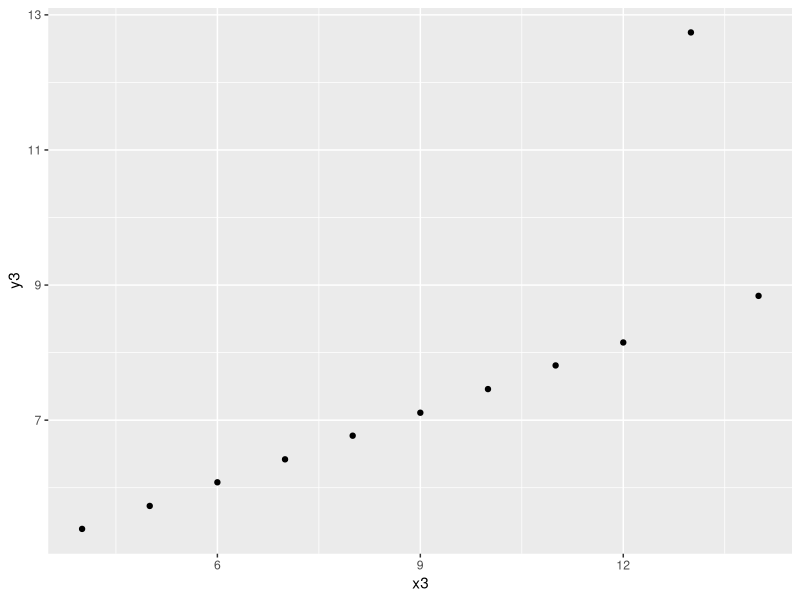
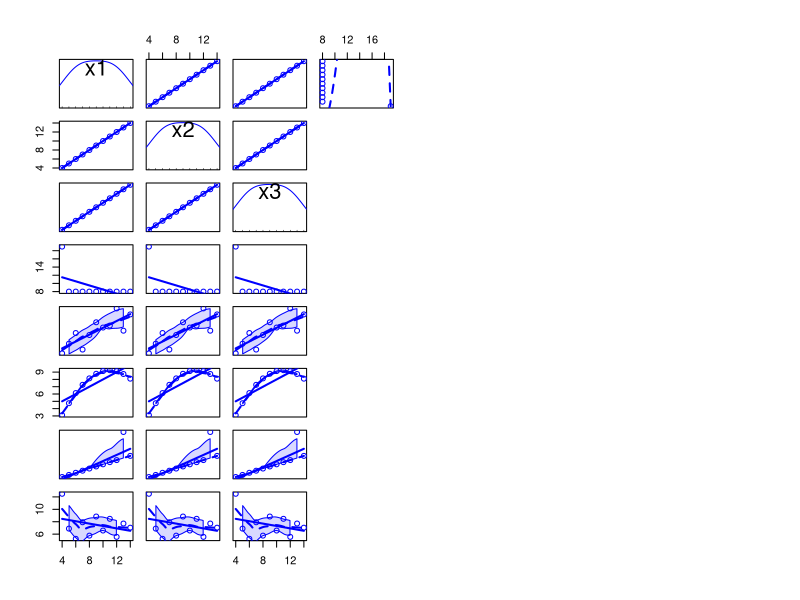

The R source for these figures, in order: (Note: this script raises an error after producing the figures.)
install.packages("ggplot2") #instalaar la paqueteria de la graficadora
install.packages("dplyr")
require(ggplot2) #mandarla llamar
require(dplyr)
show(anscombe) #muestra los datos
ggplot(data=anscombe,aes(x=x3,y=y3))+geom_point() #grafica de dispersion: 1.base de datos 2.datos en los ejes 3.que tipo de grafica quiero
install.packages("car")
require(car)
scatterplotMatrix(anscombe) #grafica la matriz de datos
cor(anscombe$x3,anscombe$y3) #correlacion entre las variables seleccionadas
#------------------------tratamiento de los outliers--------------------------#
summary(anscombe) #medidas de dispersion, tendencia central etc.. se pueden identificar los outliers desde aqui
#como muestra el summary, los pares x3-y3 y x4-y4 tienen puntos extremos, los cuales deben ser tratados para que 
#no afecte el nivel de la correlacion
show(anscombe$x3)
show(anscombe$y3)
#el punto extremo es (13,12.74)
for (i in c(1:2)) {
datosx3[i]<-c(anscombe$x3[i])
}
for (e in c(3:10)) {
  datosx3[e]<-c(anscombe$x3[e+1])
}
datosy3<-c()
for (i in c(1:2)) {
  datosy3[i]<-c(anscombe$y3[i])
}
for (e in c(3:10)) {
  datosy3[e]<-c(anscombe$y3[e+1])
}
show(datosy3)
ggplot(aes(x=datosx3,y=datosy3))+geom_point() #pregutar al maestro
cor(datosx3,datosy3)
#Ejercicios hoja de word
#1
ordasc<-c(1:15)
#b
orddes<-c()
for (i in c(1:15)) {
  orddes[i]<-16-i
}
#c
ordenpeg<-ordasc
for (i in c(1:15)) {
  ordenpeg[15+i]<-orddes[i]
}
#d
tiempo<-c(2,7,8)
#e
verep<-c(1,7,9)
rep(verep,7)
#f
ejef<-c()
ejef<-c(2,3,9)
rep(ejef[1],9)
rep(ejef[2],15)
#g
ejeg<-c()
ejeg<-rep(7,12)
ejeg<-rep(0,25)
ejeg<-rep(5,35)
#-----------------------------------------ejercicio 2---------------------------------------------#
set.seed(50)
vectro1<-sample(0:999,250,replace = TRUE)
vector2<-sample(0:999,250,replace = TRUE)
#descripcion: el set seed es para generar numeros aleatorios bajo el metodo de congruencias lineales, y los vectores
#contienen 250 numeros aleatorios entre el 0 y el 999
#----------------------------------------matrices-------------------------------------------------#
a1<-c(1,1,3)
a2<-c(5,2,6)
a3<-c(-2,-1,3)
ma1<-rbind(a1,a2,a3) #pegar los vectores como renglones
a<-c(1,1,3,5,2,6,-2,-1,3)
ma<-matrix(a,ncol = 3, byrow = TRUE)#ordena el vector como una matriz acorde al numero de colmnas que se deseen
show(ma)
ma[,1]<-ma[,2]+ma[,3]#la primer columna es igual a la suma de las 2 siguientes
#ejercicio numero 2
set.seed(25)
vecma<-sample(0:9,72,replace = TRUE)
mavec<-matrix(vecma,ncol=9)
#a
mavec[8,2]
#b
mavec[1,3]
#c
#ya lo use arriba :v
#d
vec7<-mavec[,7]
#e
sumaren<-c()
for (i in c(1:8)) {
sumaren[i]<-sum(mavec[i,])  
}
for (i in c(1:9)) {
  sumacol[i]<-sum(mavec[,i])
}
#f
matf<-sample(0:20,20,replace=TRUE)
mamatf<-matrix(matf,ncol=5)
media5<-mean(mamatf[,5])
var2<-var(mamatf[2,])
rowMeans(mamatf)
colMeans(mamatf)
#la media mas alta es del renglon 2 y la media mas alta de la columna 4
#g
mamavec<-cbind(mavec,rep(1,9))
#h
mtf<-rbind(mamatf,rep(0,5))
help(dim)
